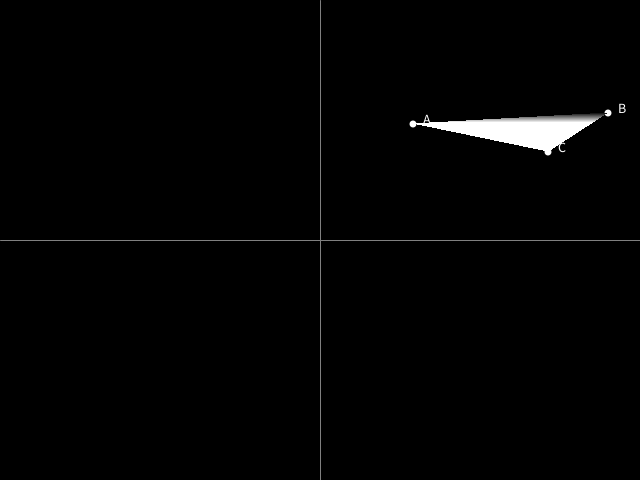
Frame 1 (no input)
Frame 60 (the mouse pressed at the canvas centre just before this capture): identical to frame 1, image omitted
Frame 120 (the mouse held since frame 60 and released just before this capture): identical to frame 1, image omitted

The Processing sketch that drew this single still picture (run headless with seeded random() and noise(); from frame 60 on, the mouse is pressed at the canvas centre):

// Processing sketch: tri_rasterization
// ── tri_rasterization.pde

Point2D[] tri = new Point2D[3];

void setup() {
  
  for(int i = 0; i < tri.length; i++) {
  
    int x = (int)random(0, width);
    int y = (int)random(0, height);
    
    tri[i] = new Point2D(x,y);
  }
  
  tri[0].set_color(color(255,0,0));
  tri[1].set_color(color(0,255,0));
  tri[2].set_color(color(0,0,255));
      
  size(640, 480);
  background(0);
}

void draw() {
  
  background(0);
  draw_axis();
  
  for(int i = 0; i < tri.length; i++) {
    
    draw_point(tri[i].x,tri[i].y);
  }
  
  fill_tri();

  stroke(255,0,0);
  //line(tri[0].x, tri[0].y, tri[1].x, tri[1].y);
  //line(tri[1].x, tri[1].y, tri[2].x, tri[2].y);
  //line(tri[2].x, tri[2].y, tri[0].x, tri[0].y);

  textSize(14);
  text("A", tri[0].x + 10, tri[0].y);
  text("B", tri[1].x + 10, tri[1].y);
  text("C", tri[2].x + 10, tri[2].y);
}

void mouseWheel(MouseEvent event) {
   
}

void create_triangle() {
  
  for(int i = 0; i < tri.length; i++) {
    
    tri[i].x = (int)random(10, width - 10);
    tri[i].y = (int)random(10, height - 10);
  }
}

void fill_tri() {
    
    int top = height;
    int bottom = 0;
    int top_index = -1;
    int mid_index = -1;
    int bottom_index = -1;

    //sort edges from longest to shortest in the y axis
    for(int i = 0; i < tri.length; i++) {
      
      if (tri[i].y < top) {
        
        top = tri[i].y;
        top_index = i;
      }
      
      if (tri[i].y > bottom) {
        
        bottom = tri[i].y;
        bottom_index = i;
      }
    }
    
    //calculate the middle point
    mid_index = 3 - (top_index + bottom_index);
        
    //find all starting x values for line from top point
    //to the bottom point (longest triangle edge)
    int dx = tri[bottom_index].x - tri[top_index].x;
    int dy = tri[bottom_index].y - tri[top_index].y;
    float slope = (float)dx / dy;
    
    float[] edge1 = new float[dy];//edge from top point to bottom point
    float[] edge2 = new float[dy];//other side of triangle(both edges)

    for(int i = 0; i < edge1.length; i++) {
      
      if (i == 0) {
      
        edge1[i] = tri[top_index].x + slope;
        continue;
      }
            
      edge1[i] = edge1[i - 1] + slope;      
    }
    
    //find all starting x values for line from top point
    //to the middle point
    dx = tri[mid_index].x - tri[top_index].x;
    dy = tri[mid_index].y - tri[top_index].y;
    slope = (float)dx / dy;
   
    for(int i = 0; i < dy; i++) {
      
      if (i == 0) {
      
        edge2[i] = tri[top_index].x + slope;
        continue;
      }
            
      edge2[i] = edge2[i - 1] + slope;      
    }
    
    //find all starting x values for line from midddle point
    //to the bottom point
    dx = tri[bottom_index].x - tri[mid_index].x;
    dy = tri[bottom_index].y - tri[mid_index].y;
    slope = (float)dx / dy;
    
    int start = tri[mid_index].y - tri[top_index].y;
    
    for(int i = start; i < edge2.length; i++) {
      
      if (i == 0) {
        
        edge2[i] = tri[mid_index].x + slope;
        continue;
      }
      edge2[i] = edge2[i - 1] + slope;  
    }

    //fill the gap between the x vaules of the 2 edge arrays    
    for(int i = 0; i < edge1.length; i++) {
      
      //current percentage down edge 1 (longerst edge top point to bottom point)
      //i + 1 avoids division b 0
      float p = (float)(i+1) / 10;
      
      //colour value
      float c_val = p * (255 - 0);
      color c = color(c_val + 0);
      
      //fill from the lowest value (left) 
      //to the highest value (right)
      if (edge1[i] < edge2[i]) {
                
        for(int j = (int)edge1[i]; j < (int)edge2[i]; j++) {
          
          set(j, tri[top_index].y + i , c);
        }
        
      } else {
        
        for(int j = (int)edge2[i]; j < edge1[i]; j++) {
          
            set(j, tri[top_index].y + i, c);
        }
      }
    }
}

void mousePressed() {
    
  if (mouseButton == LEFT) {
    
    create_triangle();
    println("A x = " + tri[0].x + " A y = " + tri[0].y );
    println("B x = " + tri[1].x + " B y = " + tri[1].y);
    println("C x = " + tri[2].x + " C y = " + tri[2].y + "\n");
    
  } else if (mouseButton == RIGHT) {
    
    //fill the gap between the x vaules of the 2 edge arrays    
    for(int i = 0; i < 10; i++) {

      //current percentage down edge 1 (longerst edge top point to bottom point)
      //i + 1 avoids division b 0
      float p = (float)(i+1) / 10;
      println("p = " + p);
      
      //colour value
      float c_val = p * (255 - 100);
      
      println("c_val = " + (c_val + 100));
    } 
  }
}
void draw_point(int x, int y) { 
  
  int p_size = 7;
    
  noStroke();
  fill(255);
  ellipse(x, y, p_size, p_size);
}

void draw_axis() {

  //line colour
  stroke(128);
  
  int x = width / 2;
  int y = height / 2;
  
  //y axis line
  line(x, 0, x, height);
  
  //x axis line
  line(0, y, width, y);
}

// ── point2D.pde

class Point2D {
  
  public int x;
  public int y;
  public color c;
  
  Point2D(int x, int y) {
    
    this.x = x;
    this.y = y;
  }
  
  void set_color(color c) {
    
    this.c = c;
  }

}
